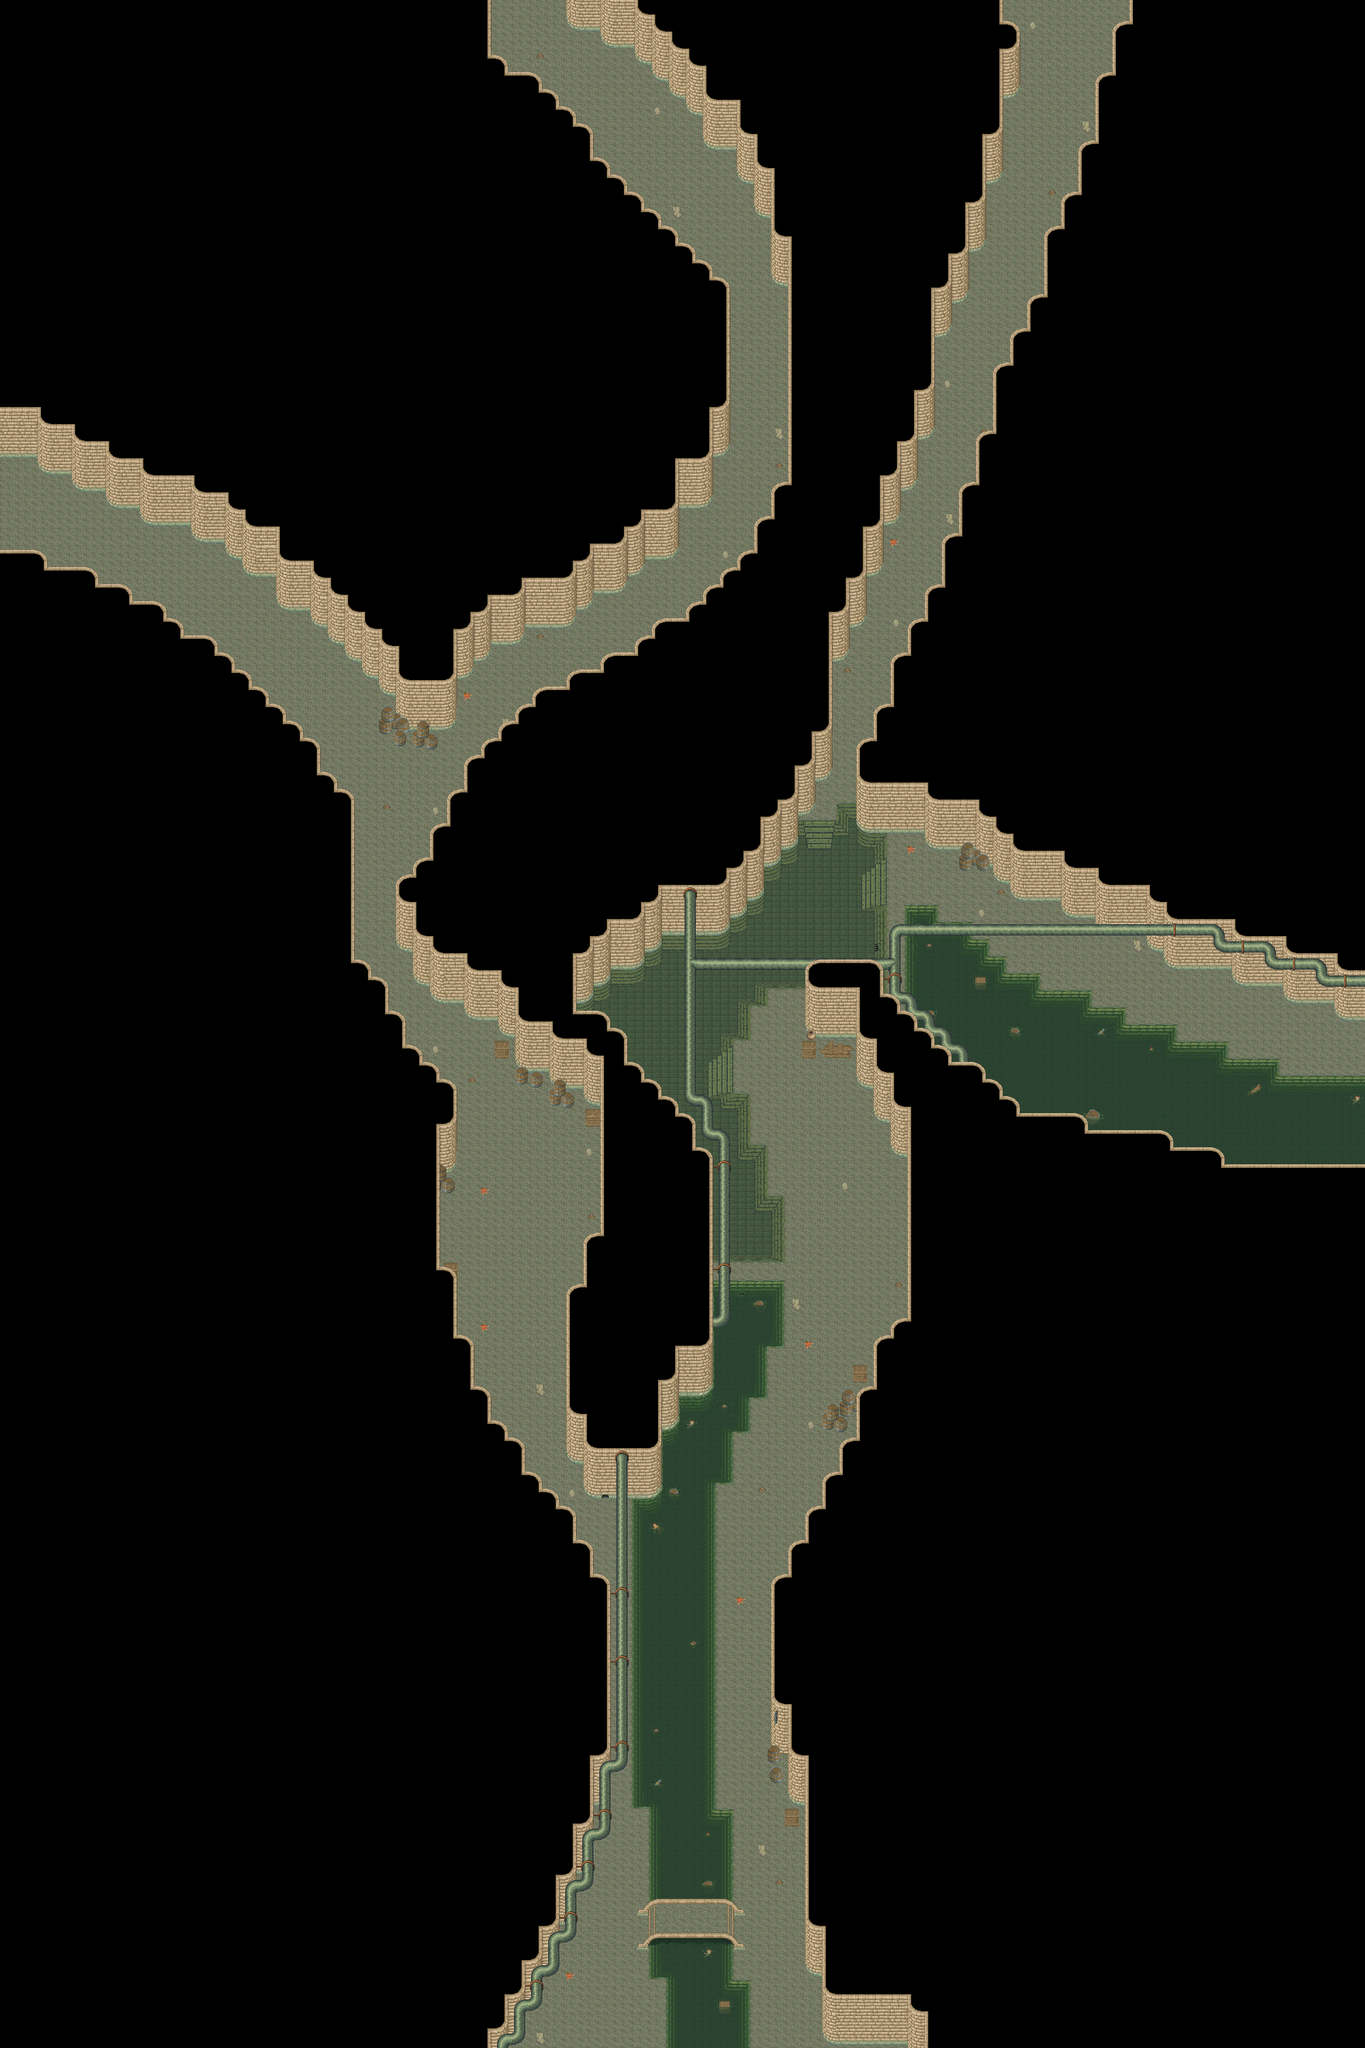

Tiled map render using the project's own tile images. Description and the map definition, with tile-layer contents summarised, below:
An orthogonal 80x120 tile map with 32x32 px tiles, 6 tile layers (Ground 1, Ground 2, Fringe, Over 1, ...), 2 hidden layers not drawn, 7 tilesets and 10 objects (6x warp, 4x Fixme).

<map version="1.4" tiledversion="1.4.1" orientation="orthogonal" renderorder="right-down" width="80" height="120" tilewidth="32" tileheight="32" infinite="0" nextlayerid="10" nextobjectid="11">
 <properties>
  <property name="background0image" value="graphics/images/spit23loginwallpaper_800x600.png" />
  <property name="license" value="CC-BY-SA 3.0" />
  <property name="manaplus version" value="2" />
  <property name="minimap" value="graphics/minimaps/042-5.png" />
  <property name="music" value="mythica.ogg" />
  <property name="name" value="Camelot - Sewer Paths" />
 </properties>
 <tileset firstgid="1" name="artis-sewer" tilewidth="32" tileheight="32" tilecount="256" columns="16">
  <image source="../graphics/tilesets/evol/artis-sewer.png" width="512" height="512" />
  <tile id="217">
   <animation>
    <frame tileid="217" duration="200" />
    <frame tileid="218" duration="200" />
    <frame tileid="219" duration="200" />
   </animation>
  </tile>
  <tile id="249">
   <animation>
    <frame tileid="249" duration="200" />
    <frame tileid="250" duration="200" />
    <frame tileid="251" duration="200" />
    <frame tileid="252" duration="200" />
    <frame tileid="253" duration="200" />
    <frame tileid="254" duration="200" />
   </animation>
  </tile>
 </tileset>
 <tileset firstgid="257" name="artis-indoor" tilewidth="32" tileheight="32" tilecount="256" columns="16">
  <image source="../graphics/tilesets/evol/artis-indoor.png" width="512" height="512" />
 </tileset>
 <tileset firstgid="513" name="artis-indoor-cellar" tilewidth="32" tileheight="32" tilecount="128" columns="8">
  <image source="../graphics/tilesets/evol/artis-indoor-cellar.png" width="256" height="512" />
 </tileset>
 <tileset firstgid="641" name="collision" tilewidth="32" tileheight="32" tilecount="9" columns="3">
  <image source="../graphics/tilesets/collision.png" width="96" height="96" />
 </tileset>
 <tileset firstgid="650" name="level-number" tilewidth="32" tileheight="32" tilecount="16" columns="16">
  <image source="../graphics/tilesets/level-number.png" width="512" height="32" />
 </tileset>
 <tileset firstgid="666" name="box" tilewidth="32" tileheight="32" tilecount="36" columns="6">
  <image source="../graphics/tilesets/evol/box.png" width="192" height="192" />
 </tileset>
 <tileset firstgid="702" name="box-x1x2" tilewidth="32" tileheight="64" tilecount="8" columns="4">
  <image source="../graphics/tilesets/evol/box-x1x2.png" width="128" height="128" />
 </tileset>
 <layer id="2" name="Ground 1" width="80" height="120">
  <data>[9600 cells, 9600 non-empty, 76 distinct tile ids]</data>
 </layer>
 <layer id="3" name="Ground 2" width="80" height="120">
  <data>[9600 cells, 178 non-empty, 38 distinct tile ids]</data>
 </layer>
 <layer id="1" name="Fringe" width="80" height="120">
  <data>[9600 cells, 23 non-empty, 12 distinct tile ids]</data>
 </layer>
 <layer id="4" name="Over 1" width="80" height="120">
  <data>[9600 cells, 7612 non-empty, 33 distinct tile ids]</data>
 </layer>
 <layer id="8" name="Over 2" width="80" height="120">
  <data>[9600 cells, 54 non-empty, 14 distinct tile ids]</data>
 </layer>
 <layer id="9" name="Over 3" width="80" height="120">
  <data>[9600 cells, 1 non-empty, 1 distinct tile ids]</data>
 </layer>
 <layer id="5" name="Collision" width="80" height="120" visible="0">
  <data>[9600 cells, 8601 non-empty, 2 distinct tile ids]</data>
 </layer>
 <layer id="6" name="Heights" width="80" height="120" visible="0">
  <data>[9600 cells, 1691 non-empty, 2 distinct tile ids]</data>
 </layer>
 <objectgroup id="7" name="Objects">
  <object id="1" name="To Sewer" type="warp" x="1152" y="3168" width="32" height="32">
   <properties>
    <property name="dest_map" value="042-4" />
    <property name="dest_x" value="67" />
    <property name="dest_y" value="21" />
   </properties>
  </object>
  <object id="2" name="To Sewer" type="warp" x="1344" y="3168" width="96" height="32">
   <properties>
    <property name="dest_map" value="042-4" />
    <property name="dest_x" value="74" />
    <property name="dest_y" value="21" />
   </properties>
  </object>
  <object id="3" name="To Sewer East Path" type="warp" x="1888" y="1696" width="32" height="128">
   <properties>
    <property name="dest_map" value="042-6" />
    <property name="dest_x" value="22" />
    <property name="dest_y" value="76" />
   </properties>
  </object>
  <object id="4" name="To Sewer Northeast Path" type="warp" x="1760" y="640" width="96" height="32">
   <properties>
    <property name="dest_map" value="042-7" />
    <property name="dest_x" value="21" />
    <property name="dest_y" value="77" />
   </properties>
  </object>
  <object id="5" name="To Sewer Northwest Path" type="warp" x="1376" y="640" width="96" height="32">
   <properties>
    <property name="dest_map" value="042-8" />
    <property name="dest_x" value="51" />
    <property name="dest_y" value="78" />
   </properties>
  </object>
  <object id="6" name="To Sewer West Path" type="warp" x="640" y="1248" width="32" height="224">
   <properties>
    <property name="dest_map" value="042-9" />
    <property name="dest_x" value="98" />
    <property name="dest_y" value="79" />
   </properties>
  </object>
  <object id="7" name="Margin" type="Fixme" x="0" y="0" width="640" height="640" />
  <object id="8" name="Margin" type="Fixme" x="1920" y="0" width="640" height="640" />
  <object id="9" name="Margin" type="Fixme" x="1920" y="3200" width="640" height="640" />
  <object id="10" name="Margin" type="Fixme" x="0" y="3200" width="640" height="640" />
 </objectgroup>
</map>
